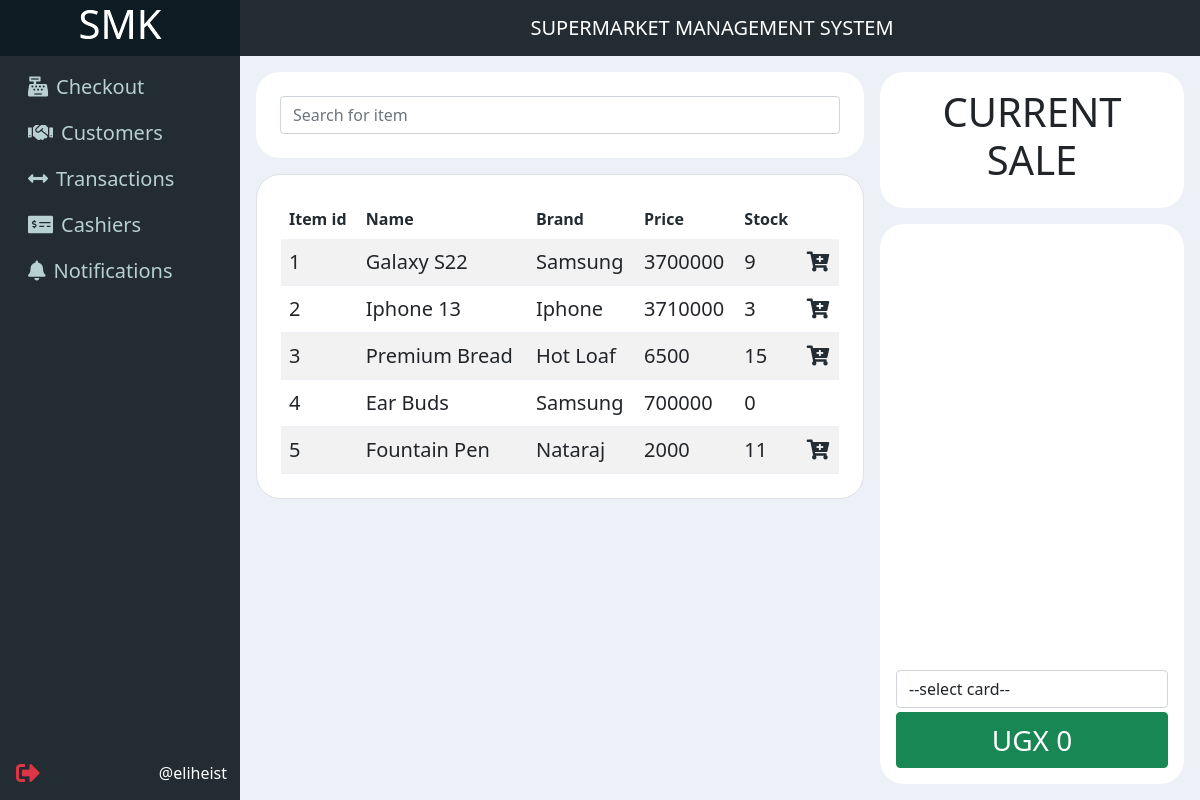
Screenshot of / (signed in) with the database file from the repository.
### items/models.py (models this page shows, shortened)
class Item(models.Model):
    name = models.CharField(max_length=50)
    price = models.IntegerField()
    stock = models.IntegerField()
    brand = models.ForeignKey(Brand, on_delete=models.DO_NOTHING, related_name='items', null=True)
    minimum_stock = models.PositiveIntegerField(default=10)
    class Meta:
        verbose_name = 'Item'
        verbose_name_plural = 'Items'

class Brand(models.Model):
    name = models.CharField(max_length=50)

### accounts/models.py (models this page shows)
class User(AbstractUser):
    is_manager = models.BooleanField(default=False)
    is_cashier = models.BooleanField(default=True)
    customer_account = models.ForeignKey('Customer', on_delete=models.DO_NOTHING, null=True)

### main/views.py (the view)
# urls.py: path('', landingPageView, name='landingpage')
def landingPageView(request):
    if not request.user.is_authenticated:
        return redirect('accounts:login')
    items = Item.objects.all()
    customers = Customer.objects.all()
    context = {"items": items,"customers": customers}
    return render(request, 'main/landing.html', context=context)

### main/templates/main/landing.html (shortened to what this page needs)
{% extends 'base.html' %}
{% load static %}
{% block content %}
<section id="site">
    <section class="actions">
        <div class="d-flex rounded-5 p-4 bg-white">
            <input type="search" id="searchbar" name="search" placeholder="Search for item" class="w-100 form-control">
        </div>
    </section>
    <section class="invoice">
        {% include 'main/components/invoice.html' %}
    </section>
    <section class="items">
        {% include 'main/components/items.html' %}
    </section>
</section>
{% endblock content %}

### main/templates/main/components/items.html
<div class="p-4 bg-white border rounded-5">
    <table class="table table-striped bg-white rounded-1 m-0 border-0" id="items">
        <thead class="border-0 " style="border-style: none;">
            <tr class="bg-white text-dark">
                <th scope="col" class="border-0">Item id</th>
                <th scope="col" class="border-0">Name</th>
                <th scope="col" class="border-0">Brand</th>
                <th scope="col" class="border-0">Price</th>
                <th scope="col" class="border-0">Stock</th>
                <th scope="col" class="border-0"></th>
            </tr>
        </thead>
        <tbody style="border-style: none;">
            {% for item in items %}
            <tr class="item border-0 border-light lead" role="item">
                <td>{{ item.pk }}</td>
                <td>{{ item.name }}</td>
                <td>{{ item.brand.name }}</td>
                <td>{{ item.price }}</td>
                <td>{{ item.stock }}</td>
                <td>
                    {% if item.stock > 0 %}
                    <a href="#" class="link"><i data-item="{{ item.pk }}" data-name="{{ item.name }}" data-price="{{ item.price }}" data-stock="{{ item.stock }}" data-brand="{{ item.brand.name }}" data-action="add" class="add-order fas fa-cart-plus"></i></a>
                    {% endif %}
                </td>
            </tr>
            {% endfor %}
        </tbody>
    </table>
</div>

### templates/components/footer.html (shortened to what this page needs)
{% load static %}
<footer class="h-100 bg-dark d-grid">
  <nav class="navbar navbar-expand align-items-start" aria-label="Second navbar example">
    <div class="container">
      {% if request.user.is_authenticated %}
      <div class="collapse navbar-collapse" id="navbarsExample02">
        <ul class="navbar-nav mb-auto fs-5 d-flex flex-column">
          <li class="nav-item  mx-2">
            <a class="nav-link text-altlight" href="{% url 'main:landingpage' %}"><i
                class="fas fa-cash-register me-2"></i>Checkout</a>
          </li>
          <li class="nav-item  mx-2">
            <a class="nav-link text-altlight" href="{% url 'accounts:customer-list' %}"><i
                class="fas fa-handshake me-2"></i>Customers</a>
          </li>
          {% if request.user.is_staff %}
          <li class="nav-item  mx-2">
            <a class="nav-link text-altlight" href="{% url 'sales:sales-list' %}"><i
                class="fas fa-arrows-alt-h me-2"></i>Transactions</a>
          </li>
          <li class="nav-item  mx-2">
            <a class="nav-link text-altlight" href="{% url 'accounts:cashier-list' %}"><i
                class="fas fa-money-check-alt me-2"></i>Cashiers</a>
          </li>
          <li class="nav-item  mx-2">
            <a class="nav-link text-altlight" href="#" id="notification-area" data-url="{% url 'api:notifications' %}"><i class="fas fa-bell me-2"></i>Notifications </a>
          </li>
          {% endif %}
        </ul>
      </div>
      {% endif %}
    </div>
  </nav>
  <div class="notifications">
  </div>
  <div class="d-flex justify-content-between py-2">
    {% if request.user.is_authenticated %}
    <a class="text-decoration-none m-0 text-danger d-flex align-items-center ms-3" href="{% url 'accounts:logout' %}"><i
      class="fas fa-sign-out-alt fs-4"></i></a>
    <div class="user text-light d-flex align-items-center">
      <div class="dropdown">
        <button class="btn text-white" type="button" id="dropdownMenuButton" data-bs-toggle="dropdown"
          aria-expanded="false">
          @{{ request.user.username }}
        </button>
      </div>
    </div>
    {% endif %}
  </div>
</footer>

### templates/base.html (style rules this page uses)
#base-site footer { grid-area: footer; height: 100%; }
footer { grid-template-rows: auto 1fr auto; }

### main/templates/main/landing.html (style rules this page uses)
#site { display: grid; gap: 1em; height: 100%; grid-template-columns: 2fr 1fr; grid-template-rows: auto 1fr; grid-template-areas: "actions cart" "items cart" ; }
.actions { grid-area: actions; place-content: center; }
.invoice { grid-area: cart; height: 100%; display: grid; gap: 1em; grid-template-rows: auto 1fr; }
.items { grid-area: items; }

### rows the page displays
Item: pk "1", name "Galaxy S22", brand.name "Samsung", price "3700000", stock "9"
Item: pk "2", name "Iphone 13", brand.name "Iphone", price "3710000", stock "3"
Item: pk "3", name "Premium Bread", brand.name "Hot Loaf", price "6500", stock "15"
Item: pk "4", name "Ear Buds", brand.name "Samsung", price "700000", stock "0"
Item: pk "5", name "Fountain Pen", brand.name "Nataraj", price "2000", stock "11"
User: user.username "eliheist"
